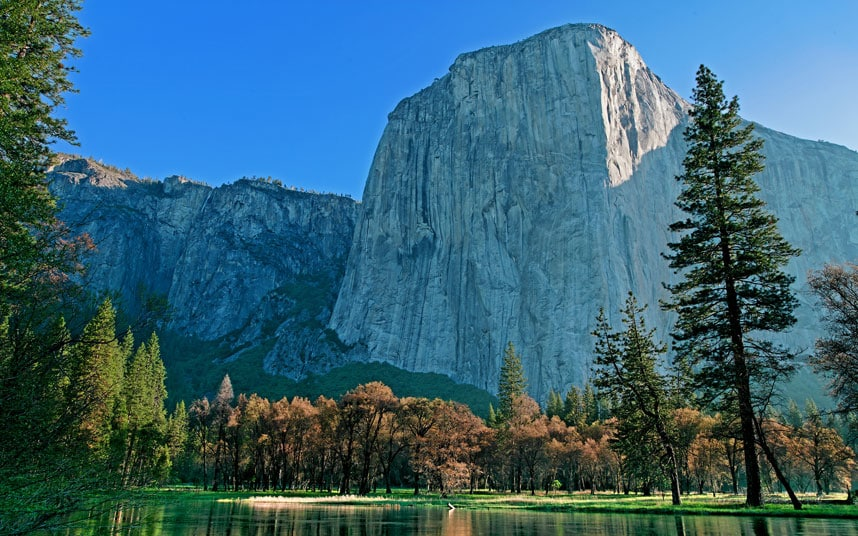
//> input picture Images/P-1/ElCapitan.jpg, 858 x 536 px
$ ./trees ../Images/P-1/ElCapitan.jpg ../Images/P-1/Lilly.jpg   (built with g++ and OpenCV 4)
//> lines starting //> are read from the running program, lines starting //| are printed output that depends on the picture
/**
 * @file trees.cpp
 * @author Alexander Novotny (anovotny@nevada.unr.edu)
 * @brief A program which takes in an image and attempts to find tree trunks
 * @version 0.1
 * @date 2019-04-06
 *
 * @copyright Copyright (c) 2019
 *
 */
#include <chrono>
#include <opencv2/opencv.hpp>
#include <string>
#include <vector>

void treeifyImage(const std::string& imagePath, bool displayToScreen);

/**
 * @brief Main function
 *
 * @param argc
 * @param argv
 * @return int
 */
int main(int argc, char** argv) {
	if (argc < 2 || !strcmp("-h", argv[1]) || !strcmp("--help", argv[1])) {
		std::cout << "Usage: trees <input picture> [-v]" << std::endl
		          << std::endl
		          << "    <input directory> - Which picture to detect trees in.\n"
		          << std::endl
		          << "    -v - Flag to enable visual output. Cycle through by pressing any key"
		          << std::endl;

		return 1;
	}

	// Pull command line arguments
	std::string imagePath     = argv[1];
	bool displayImageToScreen = (argc >= 3 && !strcmp("-v", argv[2]));

	// Acknowledge choice to display images and open windows
	if (displayImageToScreen) {
		std::cout << "Displaying comparison images to screen." << std::endl
		          << "Focus on window and press any key to cycle." << std::endl;
		cv::namedWindow("Display Image", cv::WINDOW_AUTOSIZE);
	}

	treeifyImage(imagePath, displayImageToScreen);

	cv::waitKey(0);

	// Then close all windows. Important - will segmentation fault if not included.
	cv::destroyAllWindows();
	return 0;
}

void treeifyImage(const std::string& imagePath, bool displayToScreen) {
//> called with imagePath = "../Images/P-1/ElCapitan.jpg", displayToScreen = false
	const static unsigned MIN_TREE_RADIUS  = 4;
	const static unsigned MAX_TREE_RADIUS  = 41;
	const static unsigned TREE_RADIUS_STEP = 4;
	cv::Mat image;
	std::vector<cv::Vec3f> circles, actualCircles;

	// Load the starting image
	image = cv::imread(imagePath, cv::IMREAD_GRAYSCALE);
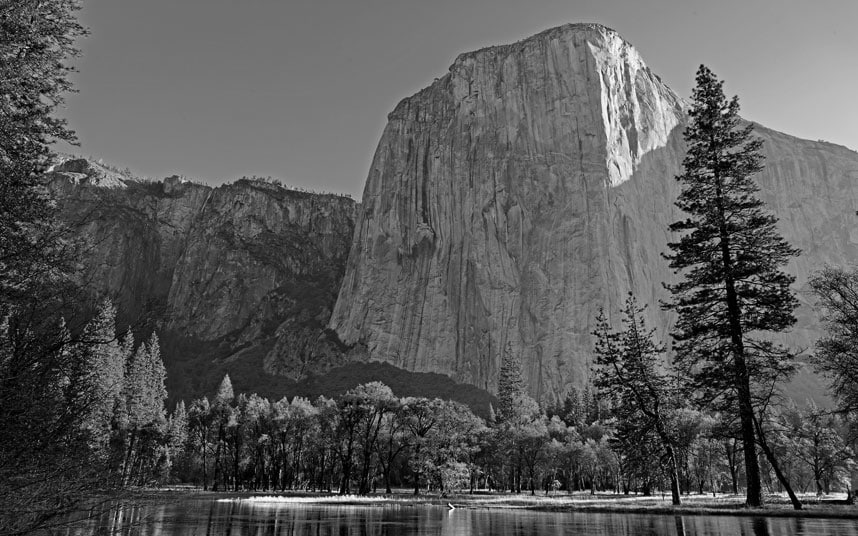
//> image: 536 rows x 858 cols, CV_8UC1; min 0, max 255, mean 89.1

	using std::chrono::high_resolution_clock;
	high_resolution_clock::time_point t1 = high_resolution_clock::now();

	for (unsigned r = MIN_TREE_RADIUS; r < MAX_TREE_RADIUS; r += TREE_RADIUS_STEP) {
		cv::HoughCircles(image, circles, cv::HOUGH_GRADIENT, 1, 2 * r, 100.0,
		                 11 * r / sqrt(r * r - 1), r, r + TREE_RADIUS_STEP + 1);

		for (const cv::Vec3f& suspect : circles) {
			cv::Point suspectCenter(suspect[0], suspect[1]);
			unsigned suspectRadius = suspect[2];

			bool conflict = false;
			for (const cv::Vec3f& circle : actualCircles) {
				cv::Point center(circle[0], circle[1]);
				unsigned radius = circle[2];

				if (cv::norm(suspectCenter - center) < suspectRadius + radius) {
					conflict = true;
					break;
				}
			}

			if (!conflict) { actualCircles.push_back(suspect); }
		}

		circles.clear();
	}
//> after the loop, actualCircles = 494 items, first 12: [252.5, 411.5, 8.4], [462.5, 470.5, 8.4], [383.5, 393.5, 8.4], [471.5, 514.5, 8.2], [767.5, 348.5, 7.1], [571.5, 390.5, 8.4], [702.5, 204.5, 8.2], [96.5, 339.5, 8.4], [178.5, 436.5, 8.4], [751.5, 351.5, 8.4], [840.5, 442.5, 7.3], [29.5, 74.5, 8.4]
	high_resolution_clock::time_point t2 = high_resolution_clock::now();
	std::chrono::duration<double> time_span =
	    std::chrono::duration_cast<std::chrono::duration<double>>(t2 - t1);
	std::cout << "Run time: " << time_span.count() << " seconds." << std::endl;

	cv::cvtColor(image, image, cv::COLOR_GRAY2BGR);
//> image: 536 rows x 858 cols, CV_8UC3

	for (unsigned i = 0; i < actualCircles.size(); i++) {
		cv::Point center(actualCircles[i][0], actualCircles[i][1]);
		unsigned radius = actualCircles[i][2];

		cv::circle(image, center, radius, cv::Scalar(0, 0, 255), 1);
	}
//> this loop made 494 passes
//> (center, radius) on passes 1 to 3: (Point(252, 411), 8), (Point(462, 470), 8), (Point(383, 393), 8)
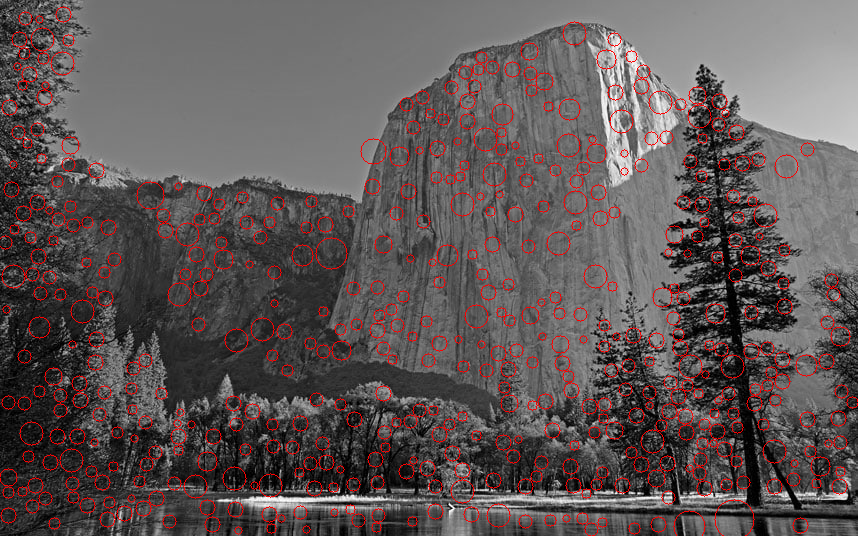
//> image: 536 rows x 858 cols, CV_8UC3; mean B, G, R 86, 86, 96.4

	// Output Circle Image
	cv::imwrite(imagePath.substr(0, imagePath.find_last_of('.')) + "-circled" +
	                imagePath.substr(imagePath.find_last_of('.')),
	            image);

	if (displayToScreen) { cv::imshow("Display Image", image); }
}

$ run again, on Images/P-1/Orchids.jpg
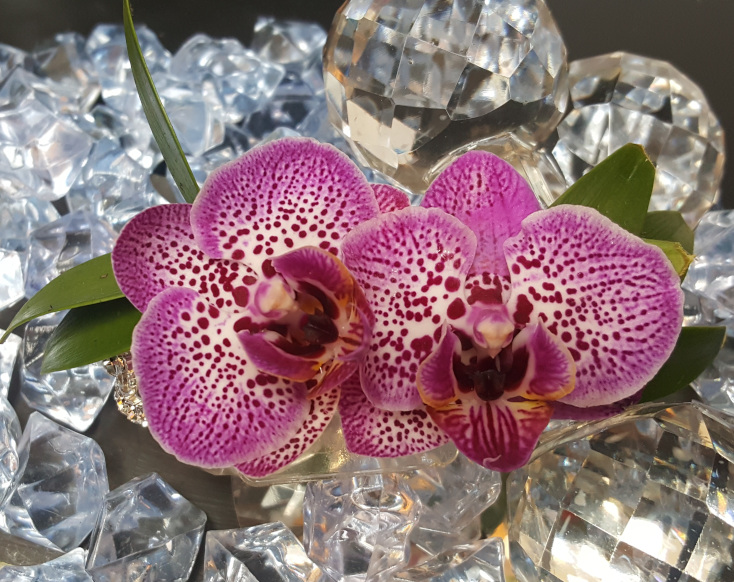
//> input picture Images/P-1/Orchids.jpg, 734 x 582 px
//> in treeifyImage, `image = cv::imread(imagePath, cv::IMREAD_GRAYSCALE);`:
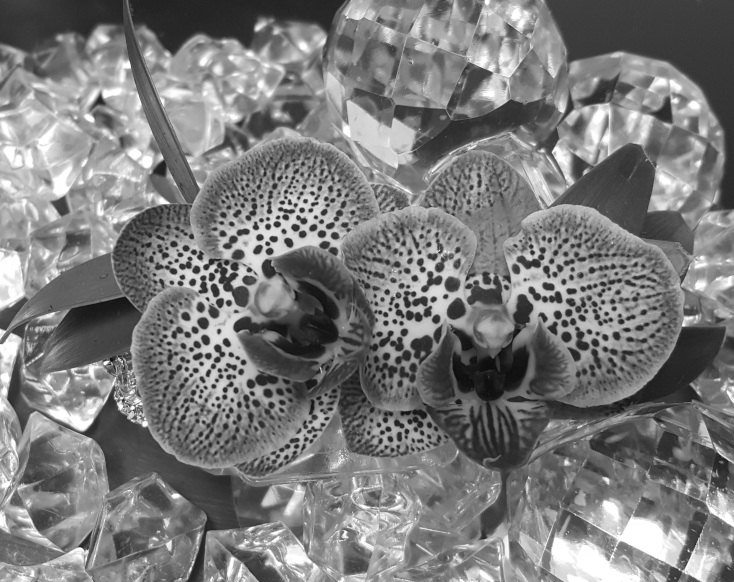
//> image: 582 rows x 734 cols, CV_8UC1; min 10, max 255, mean 123.5
//> after the loop in treeifyImage, `for (unsigned r = MIN_TREE_RADIUS; r < MAX_TREE_RADIUS; r += TREE_RADI..`: actualCircles = 389 items, first 12: [97.5, 178.5, 6], [152.5, 215.5, 8.4], [202.5, 322.5, 5.5], [250.5, 383.5, 4.6], [350.5, 520.5, 8.4], [365.5, 212.5, 8.2], [356.5, 421.5, 7.1], [289.5, 285.5, 6], [406.5, 195.5, 6], [620.5, 247.5, 8.4], [708.5, 562.5, 8.4], [583.5, 233.5, 7.3]
//> the loop in treeifyImage, `for (unsigned i = 0; i < actualCircles.size(); i++)` made 389 passes
//> (center, radius) on passes 1 to 3: (Point(97, 178), 6), (Point(152, 215), 8), (Point(202, 322), 5)
//> after the loop in treeifyImage, `for (unsigned i = 0; i < actualCircles.size(); i++)`:
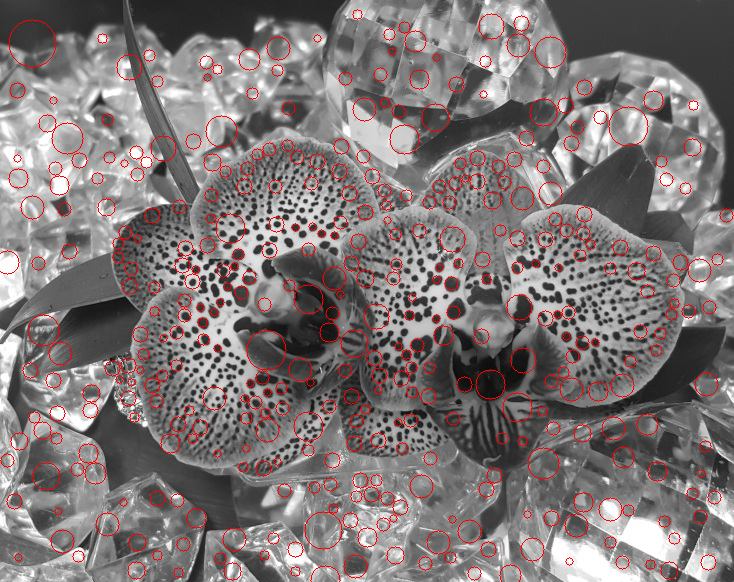
//> image: 582 rows x 734 cols, CV_8UC3; mean B, G, R 118.6, 118.6, 128.1

$ run again, on Images/P-1/OrchidsY.jpg
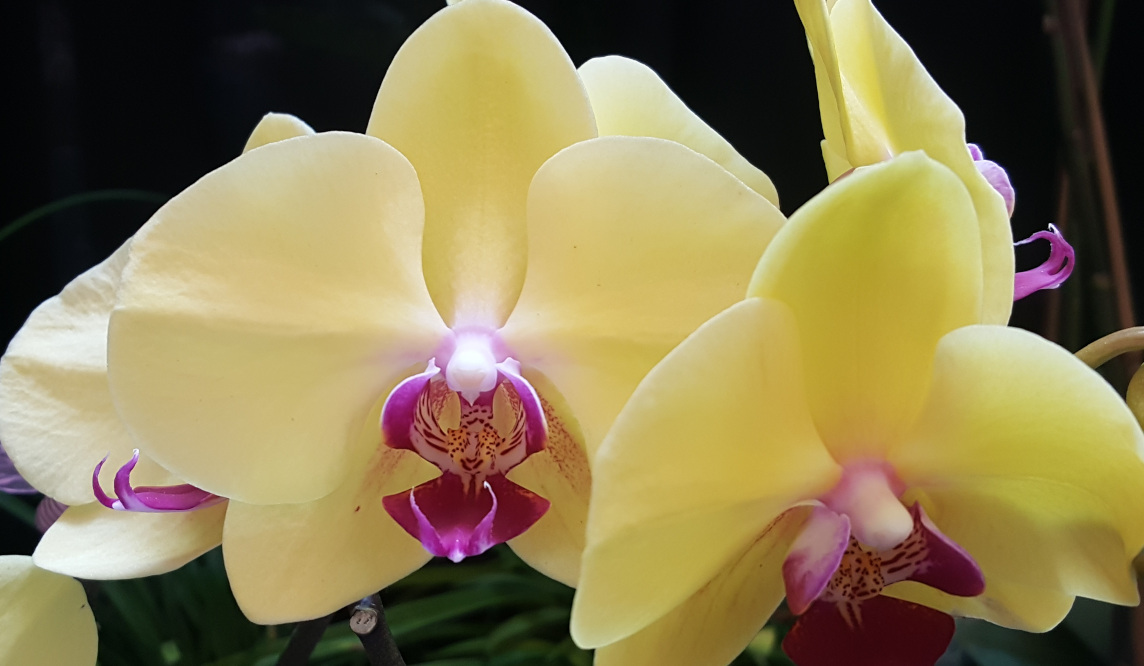
//> input picture Images/P-1/OrchidsY.jpg, 1144 x 666 px
//> in treeifyImage, `image = cv::imread(imagePath, cv::IMREAD_GRAYSCALE);`:
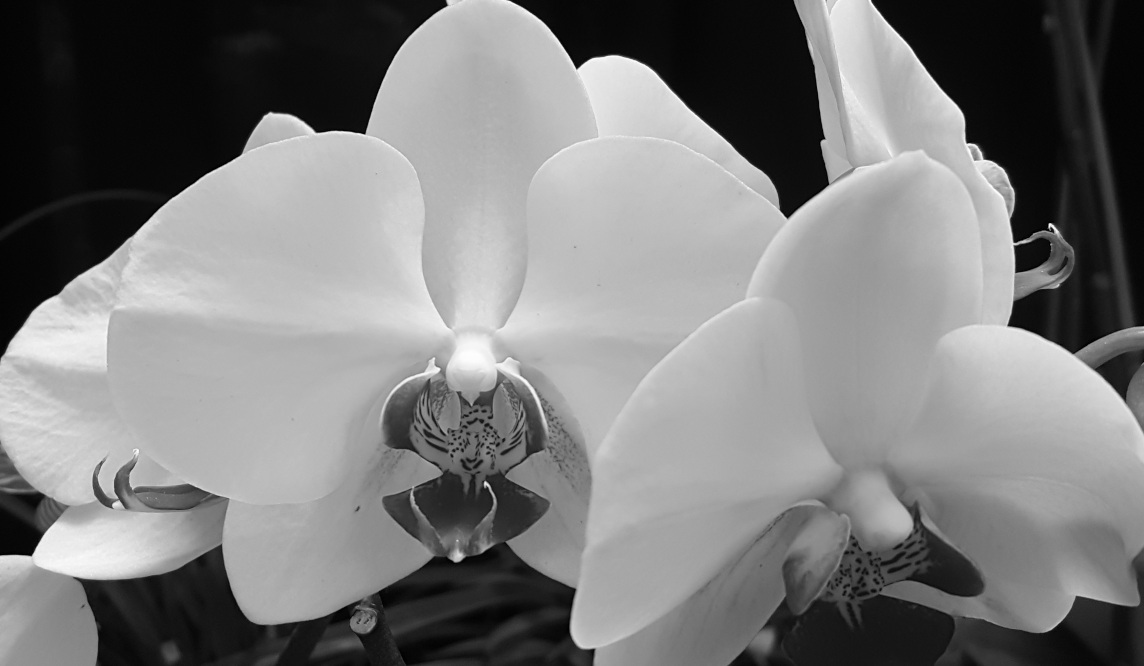
//> image: 666 rows x 1144 cols, CV_8UC1; min 0, max 255, mean 123.2
//> after the loop in treeifyImage, `for (unsigned r = MIN_TREE_RADIUS; r < MAX_TREE_RADIUS; r += TREE_RADI..`: actualCircles = 43 items, first 12: [456.5, 555.5, 6], [554.5, 435.5, 8.4], [357.5, 623.5, 8.2], [972.5, 149.5, 6.2], [520.5, 385.5, 8.4], [903.5, 559.5, 8.4], [491.5, 438.5, 7.3], [436.5, 403.5, 6.2], [844.5, 568.5, 6], [168.5, 650.5, 8.4], [995.5, 176.5, 8.4], [1048.5, 229.5, 6.2]
//> the loop in treeifyImage, `for (unsigned i = 0; i < actualCircles.size(); i++)` made 43 passes
//> (center, radius) on passes 1 to 8: (Point(456, 555), 6), (Point(554, 435), 8), (Point(357, 623), 8), (Point(972, 149), 6), (Point(520, 385), 8), (Point(903, 559), 8), (Point(491, 438), 7), (Point(436, 403), 6)
//> after the loop in treeifyImage, `for (unsigned i = 0; i < actualCircles.size(); i++)`:
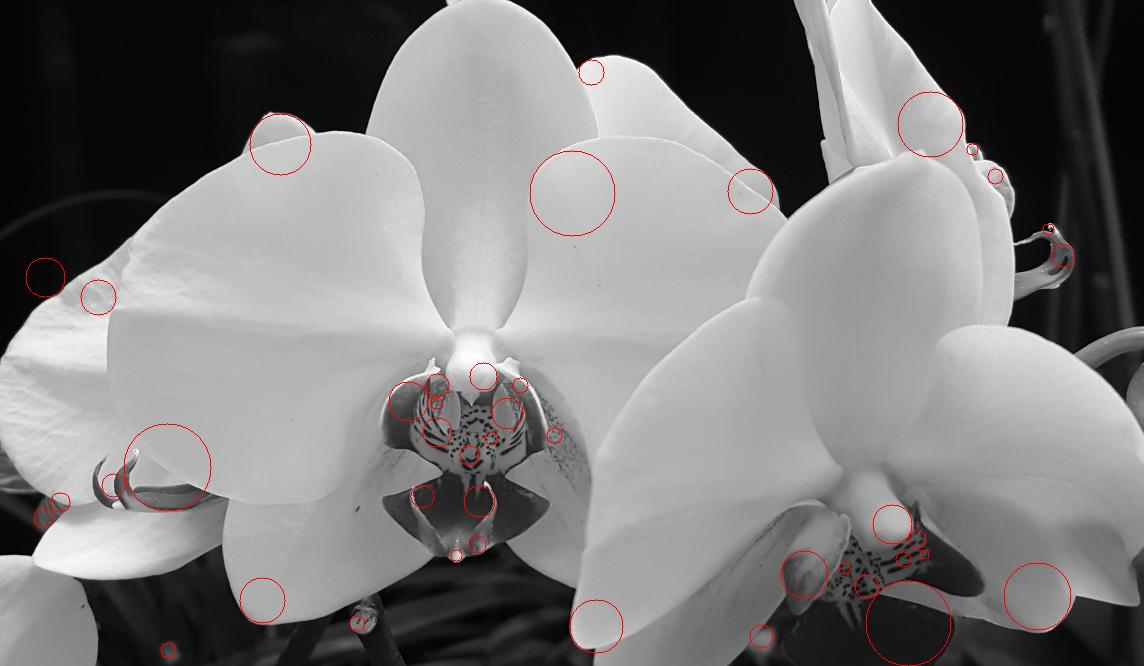
//> image: 666 rows x 1144 cols, CV_8UC3; mean B, G, R 122.6, 122.6, 123.8

$ run again, on Images/P-1/Parrot.jpg
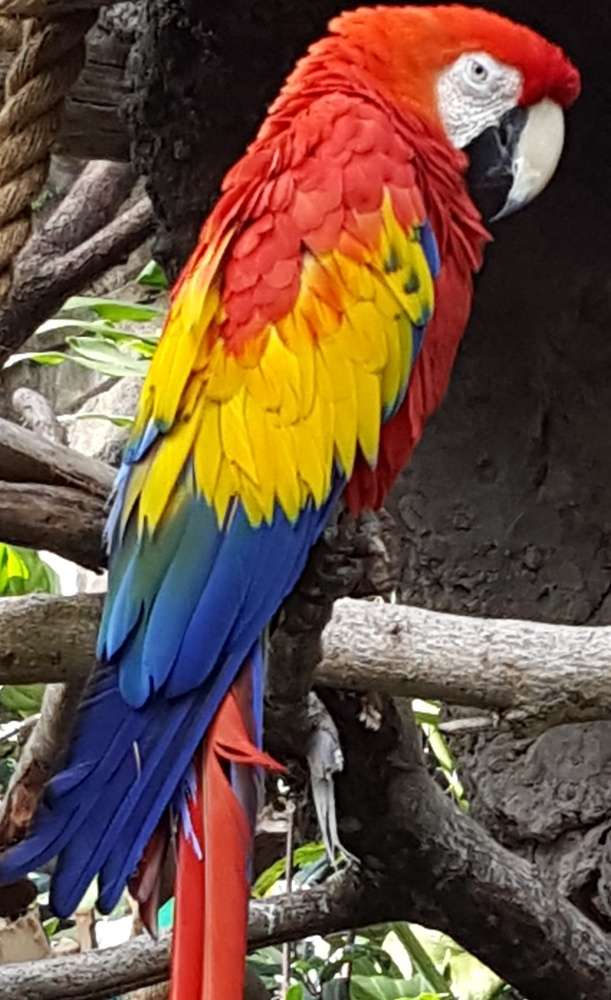
//> input picture Images/P-1/Parrot.jpg, 611 x 1000 px, shrunk from 1056 x 1728 before the run
//> in treeifyImage, `image = cv::imread(imagePath, cv::IMREAD_GRAYSCALE);`:
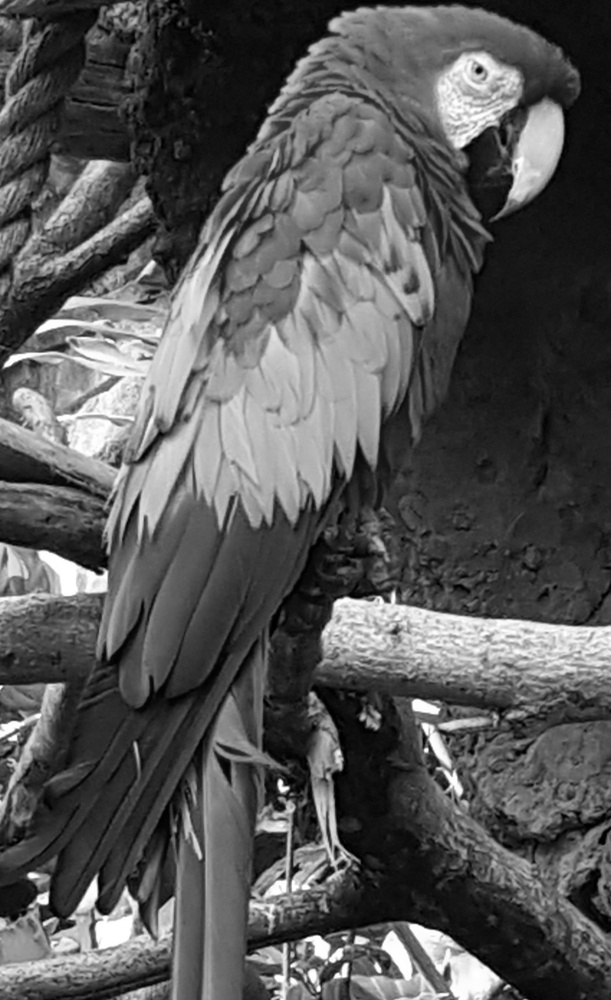
//> image: 1000 rows x 611 cols, CV_8UC1; min 0, max 255, mean 87.2
//> after the loop in treeifyImage, `for (unsigned r = MIN_TREE_RADIUS; r < MAX_TREE_RADIUS; r += TREE_RADI..`: actualCircles = 330 items, first 12: [72.5, 945.5, 8.4], [104.5, 22.5, 8.4], [131.5, 275.5, 8.4], [106.5, 454.5, 8.4], [461.5, 807.5, 8.4], [17.5, 611.5, 8.2], [535.5, 908.5, 7.3], [83.5, 614.5, 6], [137.5, 989.5, 8.4], [448.5, 825.5, 8.4], [572.5, 840.5, 8.4], [50.5, 608.5, 7.3]
//> the loop in treeifyImage, `for (unsigned i = 0; i < actualCircles.size(); i++)` made 330 passes
//> (center, radius) on passes 1 to 3: (Point(72, 945), 8), (Point(104, 22), 8), (Point(131, 275), 8)
//> after the loop in treeifyImage, `for (unsigned i = 0; i < actualCircles.size(); i++)`:
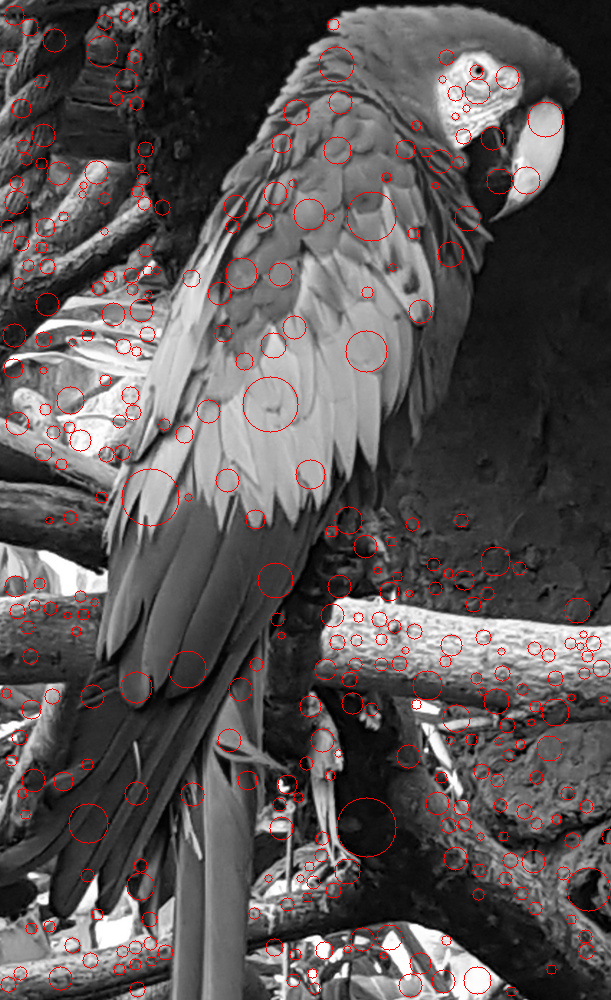
//> image: 1000 rows x 611 cols, CV_8UC3; mean B, G, R 84.5, 84.5, 90.8
